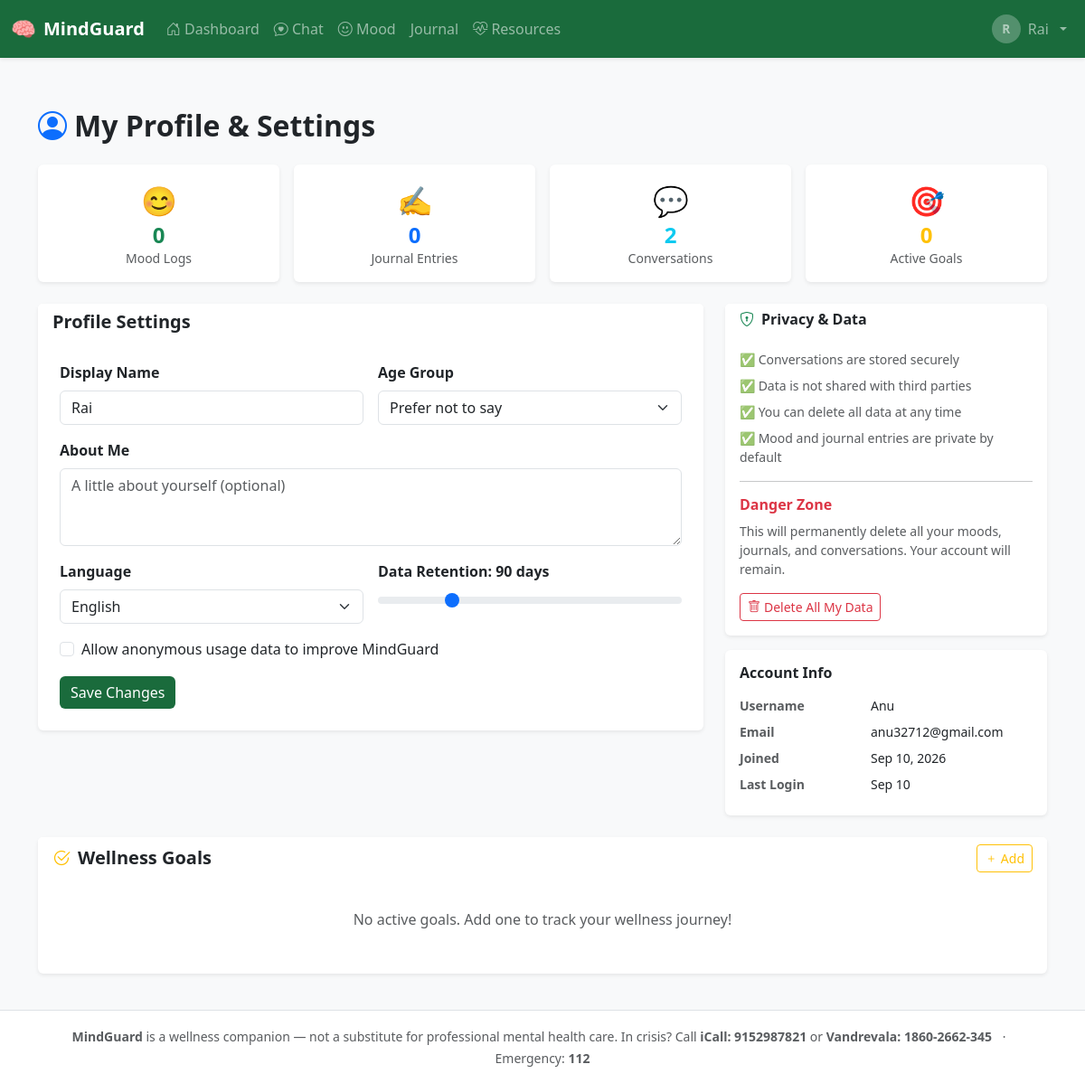
The app's page /profile/ (signed in) with its own data.
### models.py (models this page shows, shortened)
class User(UserMixin, db.Model):
    __tablename__ = "users"
    id = db.Column(db.Integer, primary_key=True)
    username = db.Column(db.String(64), unique=True, nullable=False, index=True)
    email = db.Column(db.String(120), unique=True, nullable=False, index=True)
    password_hash = db.Column(db.String(256), nullable=False)
    display_name = db.Column(db.String(100), default="")
    age_group = db.Column(db.String(20), default="")       # e.g. "18-25"
    preferred_language = db.Column(db.String(10), default="en")
    bio = db.Column(db.Text, default="")
    avatar_color = db.Column(db.String(10), default="#6c757d")
    consent_given = db.Column(db.Boolean, default=False)
    data_retention_days = db.Column(db.Integer, default=90)
    share_anonymous_data = db.Column(db.Boolean, default=False)
    created_at = db.Column(db.DateTime, default=datetime.utcnow)
    last_login = db.Column(db.DateTime, nullable=True)
    is_active = db.Column(db.Boolean, default=True)
    chat_sessions = db.relationship("ChatSession", back_populates="user", lazy="dynamic", cascade="all, delete-orphan")
    mood_entries = db.relationship("MoodEntry", back_populates="user", lazy="dynamic", cascade="all, delete-orphan")
    journal_entries = db.relationship("JournalEntry", back_populates="user", lazy="dynamic", cascade="all, delete-orphan")
    wellness_goals = db.relationship("WellnessGoal", back_populates="user", lazy="dynamic", cascade="all, delete-orphan")

### routes/profile.py (the view)
@profile_bp.route("/")
@login_required
def index():
    form = ProfileForm(obj=current_user)
    goals = WellnessGoal.query.filter_by(user_id=current_user.id, is_active=True).all()
    mood_count = MoodEntry.query.filter_by(user_id=current_user.id).count()
    journal_count = JournalEntry.query.filter_by(user_id=current_user.id).count()
    chat_count = ChatSession.query.filter_by(user_id=current_user.id).count()
    return render_template(
        "profile/index.html",
        form=form,
        goals=goals,
        mood_count=mood_count,
        journal_count=journal_count,
        chat_count=chat_count,
    )

### routes/profile.py
class ProfileForm(FlaskForm):
    display_name = StringField("Display Name", validators=[Length(0, 100)])
    age_group = SelectField("Age Group", choices=[
        ("", "Prefer not to say"),
        ("under-18", "Under 18"),
        ("18-25", "18–25"),
        ("26-35", "26–35"),
        ("36-50", "36–50"),
        ("50+", "50+"),
    ])
    bio = TextAreaField("About Me", validators=[Length(0, 500)])
    preferred_language = SelectField("Language", choices=[
        ("en", "English"),
        ("hi", "Hindi"),
        ("ta", "Tamil"),
        ("te", "Telugu"),
        ("kn", "Kannada"),
        ("mr", "Marathi"),
        ("bn", "Bengali"),
    ])
    share_anonymous_data = BooleanField("Allow anonymous usage data to improve MindGuard")
    data_retention_days = IntegerField("Data Retention (days)", validators=[NumberRange(7, 365)], default=90)

### templates/profile/index.html (shortened to what this page needs)
{% extends "base.html" %}
{% block content %}
<div class="container py-4">
    <h2 class="fw-bold mb-4"><i class="bi bi-person-circle text-primary me-2"></i>My Profile & Settings</h2>
    <div class="row g-4">
        <div class="col-12">
            <div class="row g-3">
                <div class="col-6 col-md-3">
                    <div class="card border-0 shadow-sm text-center p-3">
                        <div class="fs-2">😊</div>
                        <h4 class="fw-bold text-success mb-0">{{ mood_count }}</h4>
                        <small class="text-muted">Mood Logs</small>
                    </div>
                </div>
                <div class="col-6 col-md-3">
                    <div class="card border-0 shadow-sm text-center p-3">
                        <div class="fs-2">✍️</div>
                        <h4 class="fw-bold text-primary mb-0">{{ journal_count }}</h4>
                        <small class="text-muted">Journal Entries</small>
                    </div>
                </div>
                <div class="col-6 col-md-3">
                    <div class="card border-0 shadow-sm text-center p-3">
                        <div class="fs-2">💬</div>
                        <h4 class="fw-bold text-info mb-0">{{ chat_count }}</h4>
                        <small class="text-muted">Conversations</small>
                    </div>
                </div>
                <div class="col-6 col-md-3">
                    <div class="card border-0 shadow-sm text-center p-3">
                        <div class="fs-2">🎯</div>
                        <h4 class="fw-bold text-warning mb-0">{{ goals|length }}</h4>
                        <small class="text-muted">Active Goals</small>
                    </div>
                </div>
            </div>
        </div>
        <div class="col-lg-8">
            <div class="card border-0 shadow-sm">
                <div class="card-header bg-white border-0">
                    <h5 class="mb-0 fw-bold">Profile Settings</h5>
                </div>
                <div class="card-body p-4">
                    <form method="POST" action="{{ url_for('profile.update_profile') }}">
                        <div class="row g-3">
                            <div class="col-md-6">
                                {{ form.display_name.label(class="form-label fw-semibold") }}
                                {{ form.display_name(class="form-control", value=current_user.display_name) }}
                            </div>
                            <div class="col-md-6">
                                {{ form.age_group.label(class="form-label fw-semibold") }}
                                {{ form.age_group(class="form-select") }}
                            </div>
                            <div class="col-12">
                                {{ form.bio.label(class="form-label fw-semibold") }}
                                {{ form.bio(class="form-control", rows=3, placeholder="A little about yourself (optional)") }}
                            </div>
                            <div class="col-md-6">
                                {{ form.preferred_language.label(class="form-label fw-semibold") }}
                                {{ form.preferred_language(class="form-select") }}
                            </div>
                            <div class="col-md-6">
                                <label class="form-label fw-semibold">Data Retention: <span id="retention-val">{{ current_user.data_retention_days }}</span> days</label>
                                <input type="range" class="form-range" min="7" max="365" value="{{ current_user.data_retention_days }}" name="data_retention_days"
                                       oninput="document.getElementById('retention-val').textContent=this.value">
                            </div>
                            <div class="col-12">
                                <div class="form-check">
                                    {{ form.share_anonymous_data(class="form-check-input") }}
                                    {{ form.share_anonymous_data.label(class="form-check-label") }}
                                </div>
                            </div>
                        </div>
                        <button type="submit" class="btn btn-mindguard mt-3">Save Changes</button>
                    </form>
                </div>
            </div>
        </div>
        <div class="col-lg-4">
            <div class="card border-0 shadow-sm mb-3">
                <div class="card-header bg-white border-0">
                    <h6 class="mb-0 fw-bold"><i class="bi bi-shield-lock me-2 text-success"></i>Privacy & Data</h6>
                </div>
                <div class="card-body">
                    <ul class="list-unstyled small text-muted mb-3">
                        <li class="mb-2">✅ Conversations are stored securely</li>
                        <li class="mb-2">✅ Data is not shared with third parties</li>
                        <li class="mb-2">✅ You can delete all data at any time</li>
                        <li class="mb-2">✅ Mood and journal entries are private by default</li>
                    </ul>
                    <hr>
                    <h6 class="text-danger fw-bold">Danger Zone</h6>
                    <p class="small text-muted">This will permanently delete all your moods, journals, and conversations. Your account will remain.</p>
                    <button class="btn btn-sm btn-outline-danger" data-bs-toggle="modal" data-bs-target="#deleteDataModal">
                        <i class="bi bi-trash me-1"></i>Delete All My Data
                    </button>
                </div>
            </div>
            <div class="card border-0 shadow-sm">
                <div class="card-body">
                    <h6 class="fw-bold mb-3">Account Info</h6>
                    <dl class="row small mb-0">
                        <dt class="col-5 text-muted">Username</dt>
                        <dd class="col-7">{{ current_user.username }}</dd>
                        <dt class="col-5 text-muted">Email</dt>
                        <dd class="col-7">{{ current_user.email }}</dd>
                        <dt class="col-5 text-muted">Joined</dt>
                        <dd class="col-7">{{ current_user.created_at.strftime('%b %d, %Y') }}</dd>
                        <dt class="col-5 text-muted">Last Login</dt>
                        <dd class="col-7">{{ current_user.last_login.strftime('%b %d') if current_user.last_login else '—' }}</dd>
                    </dl>
                </div>
            </div>
        </div>
        <div class="col-12">
            <div class="card border-0 shadow-sm">
                <div class="card-header bg-white border-0 d-flex justify-content-between align-items-center">
                    <h5 class="mb-0 fw-bold"><i class="bi bi-check2-circle text-warning me-2"></i>Wellness Goals</h5>
                    <button class="btn btn-sm btn-outline-warning" data-bs-toggle="modal" data-bs-target="#addGoalModal">
                        <i class="bi bi-plus"></i> Add
                    </button>
                </div>
                <div class="card-body">
                    {% if goals %}
                    <div class="row g-3">
                        {% for goal in goals %}
                        <div class="col-md-4">
                            <div class="card border-0 bg-light h-100 p-3">
                                <div class="d-flex justify-content-between mb-2">
                                    <strong class="small">{{ goal.title[:40] }}</strong>
                                    <span class="badge bg-secondary">{{ goal.category }}</span>
                                </div>
                                <div class="progress mb-2" style="height:6px;">
                                    <div class="progress-bar bg-success" style="width:{{ (goal.completed_days / goal.target_days * 100)|round }}%"></div>
                                </div>
                                <small class="text-muted">{{ goal.completed_days }}/{{ goal.target_days }} days</small>
                                <button class="btn btn-xs btn-outline-success mt-2 py-0 px-2" style="font-size:0.75rem;" onclick="completeGoalDay({{ goal.id }}, this)">✓ Mark Today</button>
                            </div>
                        </div>
                        {% endfor %}
                    </div>
                    {% else %}
                    <p class="text-muted text-center py-3">No active goals. Add one to track your wellness journey!</p>
                    {% endif %}
                </div>
            </div>
        </div>
    </div>
</div>
{% endblock %}

### templates/base.html (shortened to what this page needs)
<!DOCTYPE html>
<html lang="en">
<head>
    <link href="https://cdn.jsdelivr.net/npm/bootstrap@5.3.3/dist/css/bootstrap.min.css" rel="stylesheet">
    <link href="https://cdn.jsdelivr.net/npm/bootstrap-icons@1.11.3/font/bootstrap-icons.min.css" rel="stylesheet">
    <link rel="stylesheet" href="{{ url_for('static', filename='css/mindguard.css') }}">
</head>
<body class="bg-light">
<nav class="navbar navbar-expand-lg navbar-dark bg-mindguard shadow-sm sticky-top">
    <div class="container-fluid">
        <a class="navbar-brand fw-bold d-flex align-items-center gap-2" href="{{ url_for('dashboard.index') }}">
            <span class="brand-icon">🧠</span>
            <span>MindGuard</span>
        </a>
        <div class="collapse navbar-collapse" id="navbarMain">
            {% if current_user.is_authenticated %}
            <ul class="navbar-nav me-auto mb-2 mb-lg-0">
                <li class="nav-item">
                    <a class="nav-link {% if request.endpoint == 'dashboard.index' %}active{% endif %}" href="{{ url_for('dashboard.index') }}">
                        <i class="bi bi-house-door"></i> Dashboard
                    </a>
                </li>
                <li class="nav-item">
                    <a class="nav-link {% if 'chat' in request.endpoint %}active{% endif %}" href="{{ url_for('chat.index') }}">
                        <i class="bi bi-chat-heart"></i> Chat
                    </a>
                </li>
                <li class="nav-item">
                    <a class="nav-link {% if 'mood' in request.endpoint %}active{% endif %}" href="{{ url_for('mood.index') }}">
                        <i class="bi bi-emoji-smile"></i> Mood
                    </a>
                </li>
                <li class="nav-item">
                    <a class="nav-link {% if 'journal' in request.endpoint %}active{% endif %}" href="{{ url_for('journal.index') }}">
                         Journal
                    </a>
                </li>
                <li class="nav-item">
                    <a class="nav-link {% if 'resources' in request.endpoint %}active{% endif %}" href="{{ url_for('resources.index') }}">
                        <i class="bi bi-heart-pulse"></i> Resources
                    </a>
                </li>
            </ul>
            <ul class="navbar-nav ms-auto">
                <li class="nav-item dropdown">
                    <a class="nav-link dropdown-toggle d-flex align-items-center gap-2" href="#" data-bs-toggle="dropdown">
                        <span class="avatar-circle">{{ (current_user.display_name or current_user.username)[0].upper() }}</span>
                        {{ current_user.display_name or current_user.username }}
                    </a>
                </li>
            </ul>
            {% endif %}
        </div>
    </div>
</nav>
<main class="container-fluid py-3">
    {% block content %}{% endblock %}
</main>
<footer class="footer mt-auto py-3 bg-white border-top">
    <div class="container text-center">
        <small class="text-muted">
            <strong>MindGuard</strong> is a wellness companion — not a substitute for professional mental health care.
            In crisis? Call <strong>iCall: 9152987821</strong> or <strong>Vandrevala: 1860-2662-345</strong>
            <span class="mx-2">·</span>
            Emergency: <strong>112</strong>
        </small>
    </div>
</footer>
</body>
</html>

### static/css/mindguard.css (style rules this page uses)
:root { --mg-primary: #1a6b3c; --mg-primary-light: #28a745; --mg-soft-bg: #f0f7f4; --mg-soft-border: #b8dfc8; --ms-low: #dc3545; --ms-mid: #ffc107; --ms-high: #28a745; --mg-chat-user: #1a6b3c; --mg-chat-ai: #2c3e50; }
.bg-mindguard { background-color: var(--mg-primary) !important; }
.btn-mindguard { background-color: var(--mg-primary); color: #fff; border: none; transition: background 0.2s; }
.navbar.bg-mindguard { background-color: var(--mg-primary) !important; }
.navbar-brand .brand-icon { font-size: 1.4rem; }
.avatar-circle { width: 32px; height: 32px; background: rgba(255,255,255,0.25); border-radius: 50%; display: inline-flex; align-items: center; justify-content: center; font-weight: bold; font-size: 0.85rem; }
.footer { background: #fff !important; }

### records on screen
User: display_name "R", display_name "Rai", age_group "Prefer not to say", preferred_language "English", data_retention_days "90", username "Anu", email "anu32712@gmail.com", created_at "Sep 10, 2026", last_login "Sep 10"

### other values on screen
{{ mood_count }} "0"
{{ journal_count }} "0"
{{ chat_count }} "2"
{{ goals|length }} "0"
